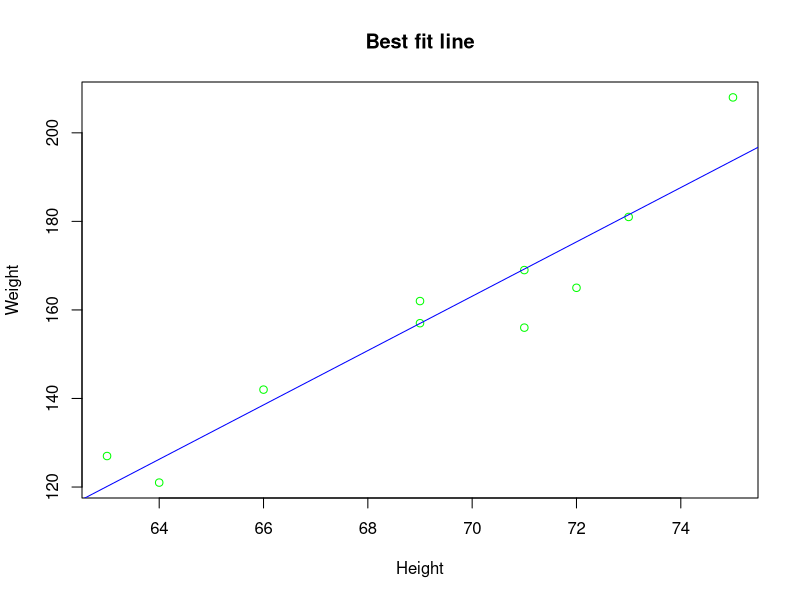
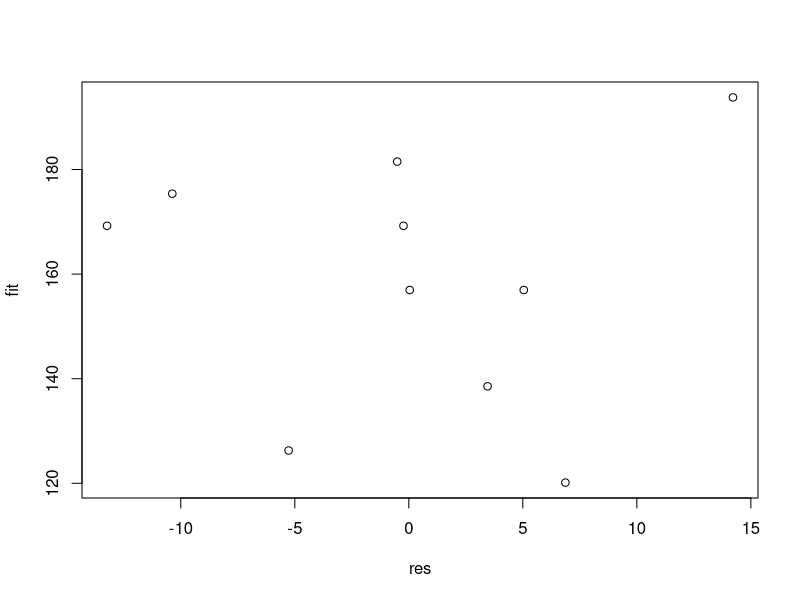
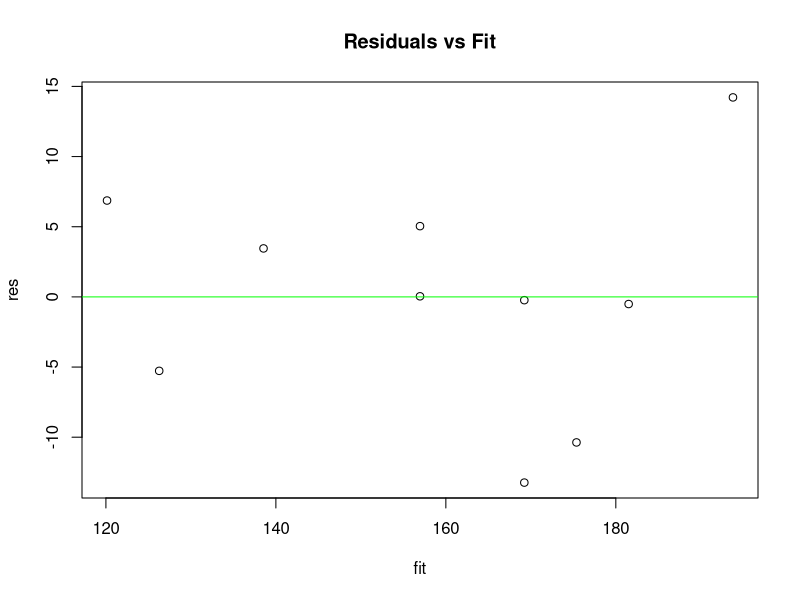
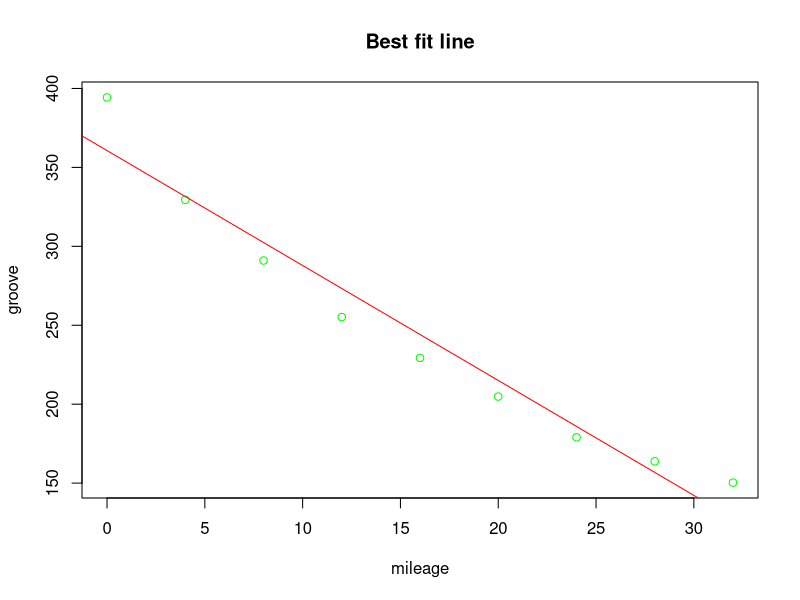
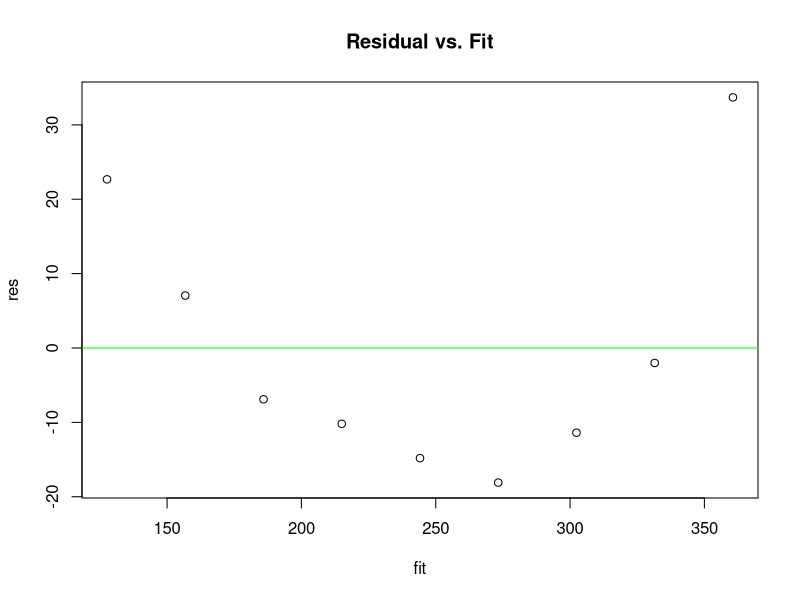
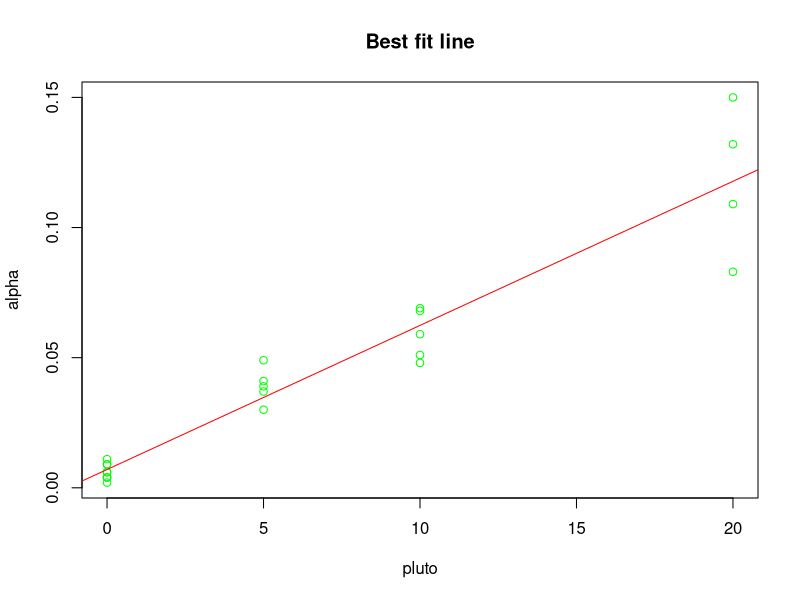
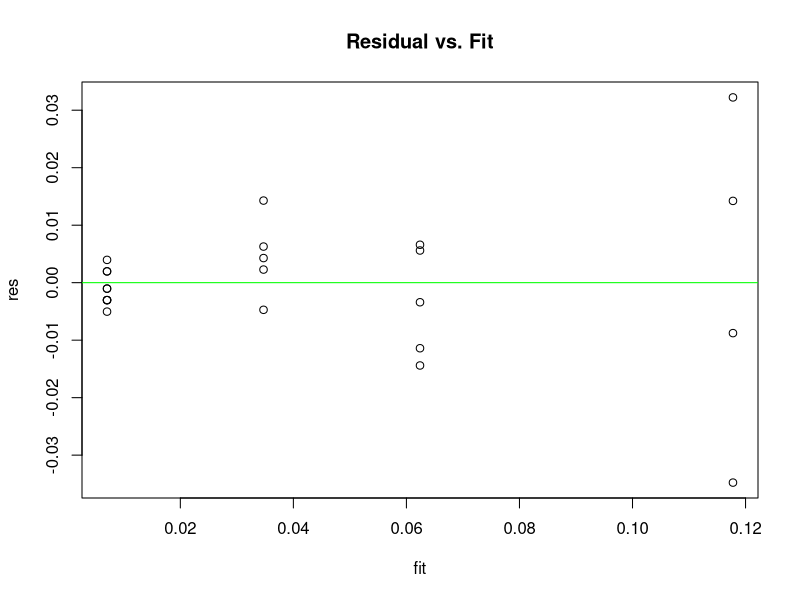
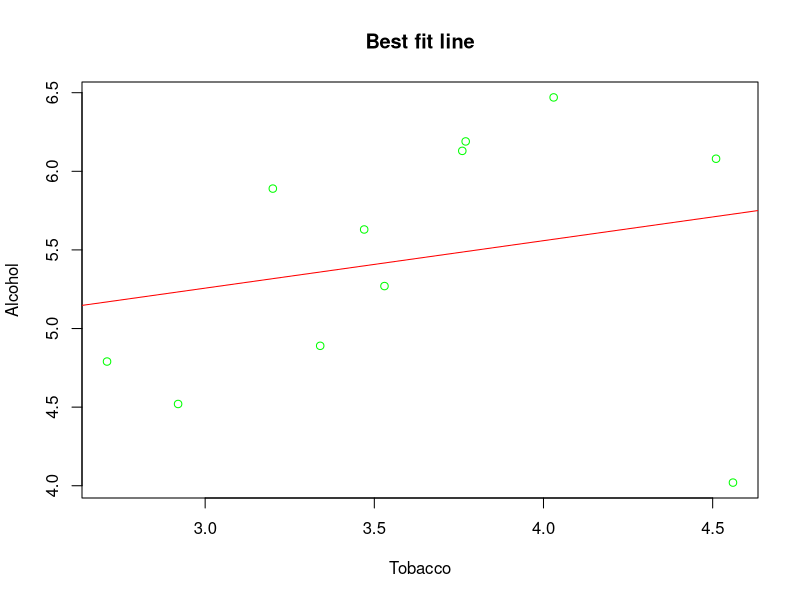

Reproduce these figures in R, in order.
data<-read.csv("Regression.csv")
attach(data)
model<-lm(Weight~Height)
plot(Height,Weight,main="Best fit line",col="Green")
abline(model,col="Blue")
summary(model)

## Residuals vs Fit
res<-residuals(model)
fit<-fitted(model)
plot(res,fit)
plot(fit,res,main="Residuals vs Fit")
abline(h=0,col="Green")

## Regassumptions 1
data<-read.csv("Regassumptions 1.csv")
data
attach(data)
model=lm(groove~mileage)
plot(mileage,groove,main="Best fit line",col="Green")
abline(model,col="Red")

res=residuals(model)
fit=fitted(model)
plot(fit,res,main="Residual vs. Fit") ## residuals are following a pattern
abline(h=0,col="Green")
summary(model)$r.square ## though R-square value is high

print("No linear relationship; hence this linear model has no meaning")

## Regassumptions 2
data<-read.csv("Regassumptions 2.csv")
data
attach(data)
model=lm(alpha~pluto)
plot(pluto,alpha,main="Best fit line",col="Green")
abline(model,col="Red") ## variance is not homogeneous

res=residuals(model)
fit=fitted(model)
plot(fit,res,main="Residual vs. Fit") ## residuals 'fan out' & no homogeneity of variance
abline(h=0,col="Green")
summary(model)$r.square

print("No linear relationship; hence this linear model has no meaning")

## Regasumptions 3
data<-read.csv("Regassumptions 3.csv")
data
attach(data)
model=lm(Alcohol~Tobacco)
plot(Tobacco,Alcohol,main="Best fit line",col="Green")
abline(model,col="Red") ## has outliers

res=residuals(model)
fit=fitted(model)
plot(fit,res,main="Residual vs. Fit")
abline(h=0,col="Green")
summary(model)$r.square ## low R square value because of outliers

print("No linear relationship")

## Regasumptions 4
data<-read.csv("Regassumptions 4.csv")
data
attach(data)
model=lm(Alcohol~Tobacco)
plot(Tobacco,Alcohol,main="Best fit line",col="Green")
abline(model,col="Red") ## The outlier removed

res=residuals(model)
fit=fitted(model)
plot(fit,res,main="Residual vs. Fit") 
abline(h=0,col="Green")
summary(model)$r.square ## R square value is now high after removing outliers

print("Linear relationship: moderate")

## Data Transformation: Non-linear problem hence transform x to log(x)
data<-read.csv("Datatransformation1.csv")
data
attach(data)
model=lm(prop~time)
plot(time,prop,main="Best fit line",col="Green")
abline(model,col="Red") ## no linear relationship

res=residuals(model)
fit=fitted(model)
plot(fit,res,main="Residual vs. Fit") 
abline(h=0,col="Green")
print("non linear;can't check homogeneity of error variances")

##checking for normality of error terms
qqnorm(res)
qqline(res,col="Red")

shapiro.test(res) ##H0=residuals are normally distributed
##p-value > alpha; accept H0
##p-value < alpha; reject H0
print("Accept H0: residuals are normally distributed")

model=lm(prop~log(time))
plot(log(time),prop,main="Best fit line",col="Green")
abline(model,col="Red") ## linear relationship

print("We get linear relatioship")

## Data Transformation: Variance non-homogeneous - log(y)
data<-read.csv("Datatransformation2.csv")
data


## Data Transformation
data<-read.csv("Datatransformation3.csv")
data
